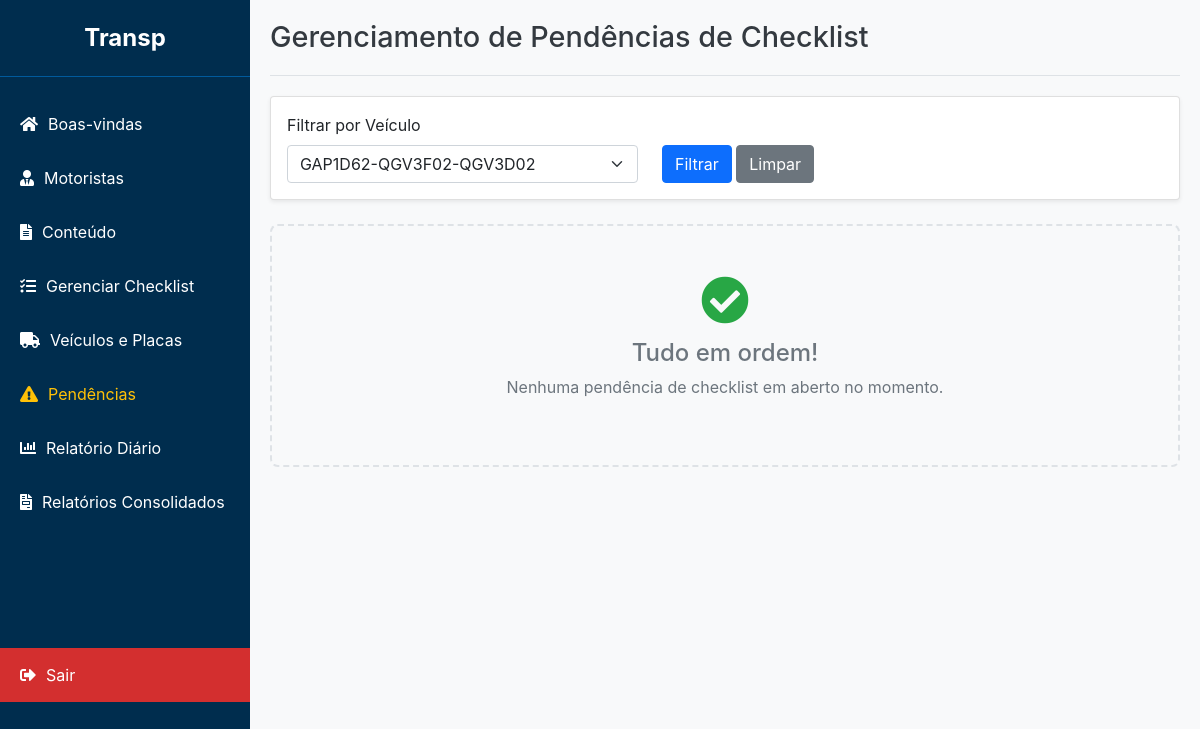
Before: /admin/pendencias?veiculo_id=1 (signed in) with the older database file.
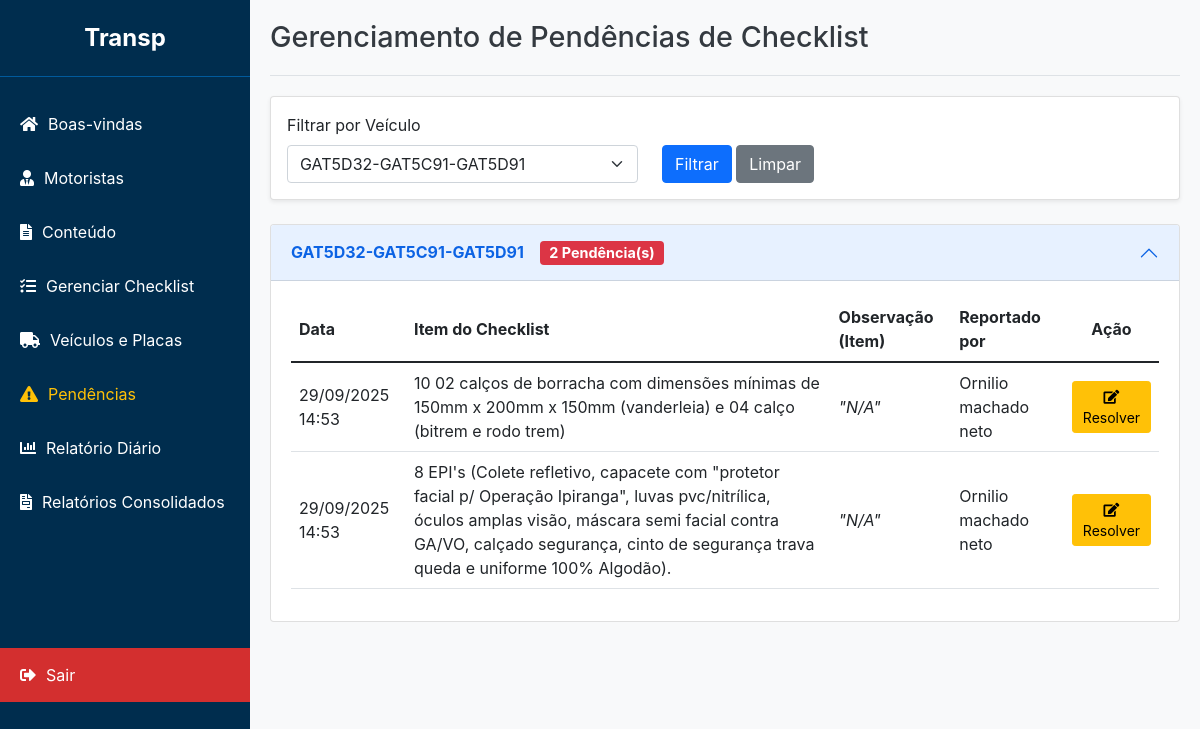
After: the same page with the newer database file.
### app/models.py (models this page shows)
class Veiculo(db.Model):
    id = db.Column(db.Integer, primary_key=True)
    nome_conjunto = db.Column(db.String(100), unique=True, nullable=False)
    placa_cavalo_id = db.Column(db.Integer, db.ForeignKey('placa.id'), nullable=False)
    placa_carreta1_id = db.Column(db.Integer, db.ForeignKey('placa.id'), nullable=True)
    placa_carreta2_id = db.Column(db.Integer, db.ForeignKey('placa.id'), nullable=True)
    obs = db.Column(db.Text)
    placa_cavalo = db.relationship('Placa', foreign_keys=[placa_cavalo_id])
    placa_carreta1 = db.relationship('Placa', foreign_keys=[placa_carreta1_id])
    placa_carreta2 = db.relationship('Placa', foreign_keys=[placa_carreta2_id])
    motoristas = db.relationship('Motorista', backref='veiculo', lazy=True)
    checklists_preenchidos = db.relationship('ChecklistPreenchido', backref='veiculo', lazy=True)

class Pendencia(db.Model):
    id = db.Column(db.Integer, primary_key=True)
    item_id = db.Column(db.Integer, db.ForeignKey('checklist_item.id'), nullable=False)
    veiculo_id = db.Column(db.Integer, db.ForeignKey('veiculo.id'), nullable=False)
    resposta_abertura_id = db.Column(db.Integer, db.ForeignKey('checklist_resposta.id'), nullable=False)
    status = db.Column(db.String(50), nullable=False, default='PENDENTE')  # PENDENTE, RESOLVIDO, NAO_PROCEDE, EM_ANDAMENTO
    data_criacao = db.Column(db.DateTime, nullable=False, default=datetime.utcnow)
    data_resolucao = db.Column(db.DateTime, nullable=True)
    observacao_admin = db.Column(db.Text, nullable=True)
    item = db.relationship('ChecklistItem')
    veiculo = db.relationship('Veiculo')
    resposta_abertura = db.relationship('ChecklistResposta')

class ChecklistItem(db.Model):
    id = db.Column(db.Integer, primary_key=True)
    checklist_id = db.Column(db.Integer, db.ForeignKey('checklist.id'), nullable=False)
    texto = db.Column(db.String(500), nullable=False)
    ordem = db.Column(db.Integer, default=0) # Para ordenar os itens
    parent_id = db.Column(db.Integer, db.ForeignKey('checklist_item.id'), nullable=True)
    sub_itens = db.relationship('ChecklistItem', backref=db.backref('parent', remote_side=[id]), lazy='dynamic', cascade="all, delete-orphan")

class ChecklistResposta(db.Model):
    id = db.Column(db.Integer, primary_key=True)
    preenchimento_id = db.Column(db.Integer, db.ForeignKey('checklist_preenchido.id'), nullable=False)
    item_id = db.Column(db.Integer, db.ForeignKey('checklist_item.id'), nullable=False)
    resposta = db.Column(db.String(50)) # Ex: 'CONFORME', 'NAO CONFORME'
    observacao = db.Column(db.Text)
    item = db.relationship('ChecklistItem')

class Motorista(db.Model):
    id = db.Column(db.Integer, primary_key=True)
    nome = db.Column(db.String(150), nullable=False)
    cpf = db.Column(db.String(14), unique=True, nullable=False)
    rg = db.Column(db.String(20))
    cnh = db.Column(db.String(20))
    frota = db.Column(db.String(50))
    veiculo_id = db.Column(db.Integer, db.ForeignKey('veiculo.id'), nullable=True)
    assinaturas = db.relationship('Assinatura', backref='motorista', lazy=True)
    checklists_preenchidos = db.relationship('ChecklistPreenchido', backref='motorista', lazy=True)

### app/routes.py (the view)
@admin_bp.route('/pendencias', methods=['GET'])
def gerenciar_pendencias():
    if 'admin_user' not in session:
        return redirect(url_for('admin.login'))
    pendencias_agrupadas = defaultdict(list)
    query = Pendencia.query.filter_by(status='PENDENTE').order_by(Pendencia.data_criacao.desc())
    veiculo_id_str = request.args.get('veiculo_id')
    veiculo_id = int(veiculo_id_str) if veiculo_id_str else None
    if veiculo_id:
        query = query.filter_by(veiculo_id=veiculo_id)
    pendencias = query.all()
    for pendencia in pendencias:
        pendencias_agrupadas[pendencia.veiculo].append(pendencia)
    todos_veiculos = Veiculo.query.order_by(Veiculo.nome_conjunto).all()
    return render_template(
        'admin_pendencias.html',
        pendencias_agrupadas=pendencias_agrupadas,
        todos_veiculos=todos_veiculos,
        veiculo_selecionado_id=veiculo_id
    )

### app/__init__.py (called while the page is built)
def nl2br(value):
    return Markup(value.replace('\n', '<br>\n'))

### app/templates/admin_pendencias.html (shortened to what the changed rows need)
{% extends "base_adm.html" %}
{% block header %}Gerenciamento de Pendências de Checklist{% endblock %}
{% block content %}
<div class="card shadow-sm mb-4">
    <div class="card-body">
        <form method="GET" action="{{ url_for('admin.gerenciar_pendencias') }}">
            <div class="row align-items-end">
                <div class="col-md-5">
                    <label for="veiculo_id" class="form-label">Filtrar por Veículo</label>
                    <select name="veiculo_id" id="veiculo_id" class="form-select">
                        {% for v in todos_veiculos %}
                            <option value="{{ v.id }}" {% if v.id == veiculo_selecionado_id %}selected{% endif %}>
                                {{ v.nome_conjunto }}
                            </option>
                        {% endfor %}
                    </select>
                </div>
            </div>
        </form>
    </div>
</div>
{% if not pendencias_agrupadas %}
    <div class="empty-state">
        <i class="fas fa-check-circle"></i>
        <h4>Tudo em ordem!</h4>
        <p>Nenhuma pendência de checklist em aberto no momento.</p>
    </div>
{% else %}
    <div class="accordion" id="pendenciasAccordion">
        {% for veiculo, pendencias in pendencias_agrupadas.items() %}
            <div class="accordion-item">
                <h2 class="accordion-header" id="heading-{{ veiculo.id }}">
                    <button class="accordion-button" type="button" data-bs-toggle="collapse" data-bs-target="#collapse-{{ veiculo.id }}" aria-expanded="true" aria-controls="collapse-{{ veiculo.id }}">
                        <strong>{{ veiculo.nome_conjunto }}</strong>
                        <span class="ms-3 badge bg-danger">{{ pendencias|length }} Pendência(s)</span>
                    </button>
                </h2>
                <div id="collapse-{{ veiculo.id }}" class="accordion-collapse collapse show" aria-labelledby="heading-{{ veiculo.id }}" data-bs-parent="#pendenciasAccordion">
                    <div class="accordion-body">
                        <table class="table table-sm table-hover">
                            <thead>
                                <tr>
                                    <th>Data</th>
                                    <th>Item do Checklist</th>
                                    <th>Observação (Item)</th>
                                    <th>Reportado por</th>
                                    <th class="text-center">Ação</th>
                                </tr>
                            </thead>
                            <tbody>
                                {% for pendencia in pendencias %}
                                    <tr>
                                        <td>{{ pendencia.data_criacao.strftime('%d/%m/%Y %H:%M') }}</td>
                                        <td>{{ pendencia.item.texto }}</td>
                                        <td><em>"{{ pendencia.resposta_abertura.observacao or 'N/A' }}"</em></td>
                                        <td>{{ pendencia.resposta_abertura.preenchimento.motorista.nome }}</td>
                                        <td class="text-center">
                                            <button type="button" class="btn btn-warning btn-sm" data-bs-toggle="modal" data-bs-target="#resolverModal-{{ pendencia.id }}">
                                                <i class="fas fa-edit"></i> Resolver
                                            </button>
                                        </td>
                                    </tr>
                                                            {% set preenchimento = pendencia.resposta_abertura.preenchimento %}
                                {% endfor %}
                            </tbody>
                        </table>
                    </div>
                </div>
            </div>
        {% endfor %}
    </div>
{% endif %}
{% endblock %}

Changed rows visible on the page:
now on this page (row edited): Veiculo: nome_conjunto "GAT5D32-GAT5C91-GAT5D91", pendencias "2"
added Pendencia: data_criacao "29/09/2025 14:53", item.texto "10 02 calços de borracha com dimensões mínimas de 150mm x 200mm x 150mm (vanderleia) e 04 calço (bitrem e rodo trem)", resposta_abertura "N/A", resposta_abertura.preenchimento.motorista.nome "Ornilio machado neto"
added Pendencia: data_criacao "29/09/2025 14:53", item.texto "8 EPI's (Colete refletivo, capacete com \"protetor facial p/ Operação Ipiranga\", luvas pvc/nitrílica, óculos amplas visão, máscara semi facial contra GA/VO, calçado segurança, cinto de segurança trava queda e uniforme 100% Algodão).", resposta_abertura "N/A", resposta_abertura.preenchimento.motorista.nome "Ornilio machado neto"
Other visible differences:
form field veiculo_id: "GAP1D62-QGV3F02-QGV3D02" → "GAT5D32-GAT5C91-GAT5D91"
text no longer shown: "Tudo em ordem! Nenhuma pendência de checklist em aberto no momento."
